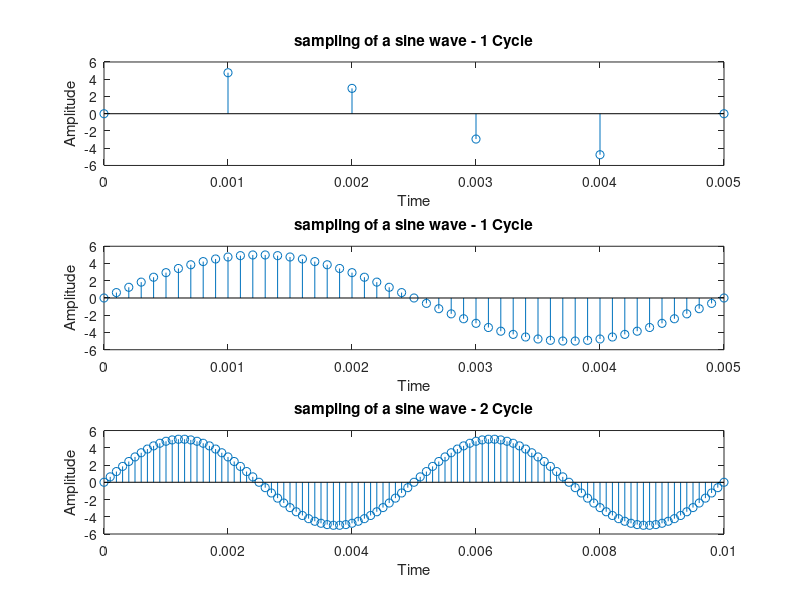

This figure's MATLAB source:
clc;clear all; close all;

f = 200; 
Fs = 1000; %every 1ms the sampling happens
t = 0:(1/Fs):(1/f);
sine1 = 5*sin(2*pi*f*t);

subplot(311);stem(t,sine1);title("sampling of a sine wave - 1 Cycle");xlabel("Time");ylabel("Amplitude");

%increase the sampling frequency to see a proper sampled sine graph

Fs = 10000; %Every 0.1ms the sampling happens
t = 0:(1/Fs):(1/f);
sine1 = 5*sin(2*pi*f*t);

subplot(312);stem(t,sine1);title("sampling of a sine wave - 1 Cycle");xlabel("Time");ylabel("Amplitude");

% 2 cycles  

t = 0:(1/Fs):(2/f);
sine1 = 5*sin(2*pi*f*t);

subplot(313);stem(t,sine1);title("sampling of a sine wave - 2 Cycle");xlabel("Time");ylabel("Amplitude");
